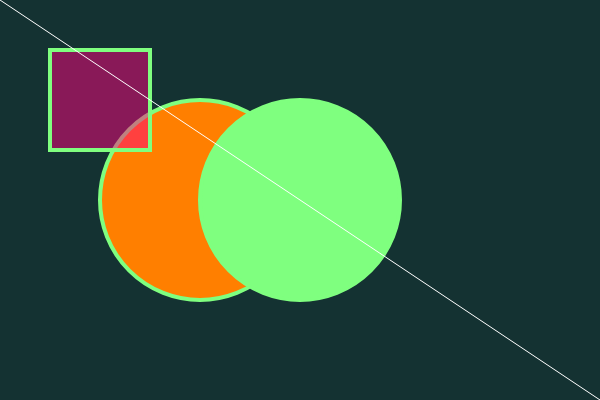
Frame 1 (no input)
Frame 60 (no input): identical to frame 1, image omitted
Frame 120 (the mouse pressed at the canvas centre since frame 60): identical to frame 1, image omitted

The p5.js sketch that drew this single still picture (run headless with seeded random() and noise() and a simulated clock; from frame 60 on, the mouse is pressed at the canvas centre):

// p5.js sketch
// ── sketch.js
/*
Example sketch for DMS210 week 01
Basic drawing, shapes, colors
*/
function setup() {
  // make a canvas 600 px wide & 400 px high
  createCanvas(600, 400);
  /* 
  the rectMode() function determines the location from which rectangles are drawn
  rectMode(CENTER);// CORNER is the default
  noLoop();
  print() will print information to the console
  */
  print(height);
  // height and width are built-in variables that contain the
  // current height and width of the canvas
}

function draw() {
  background(20, 50, 50);
  /*
  background(), fill(), stroke() functions all take arguements that determine
  the color of everything that follows, until changed by another function
  color arguments:
  one value = greyscale
  2 values = greyscale and alpha (transparency)
  3 values = r,g,b
  4 values = r, g, b, alpha
  noStroke();
  noFill();
  the above make stroke and fill non-visible
  strokeWeight() changes the width of stroke lines - argument is pixels
  */
  strokeWeight(4);
  fill(255, 127, 0);
  stroke(127, 255, 127);
  // ellipse(xlocation, ylocation, width [,height])
  ellipse(width / 2 - 100, 200, 200);
  fill(127, 255, 127);
  //stroke(255, 127, 0);
  ellipse(width / 2, height / 2, 200);
  fill(255, 0, 127, 127);
  // rect(xloc, yloc, width, height)
  // default location is based on rect's upper left corner
  rect(50, 50, 100, 100);
  strokeWeight(1);
  stroke(255);
  // line() draws a stroke between two points
  // line(x1, y1, x2, y2)
  // and is not affected by fill()!
  line(0, 0, 600, 400);
}
